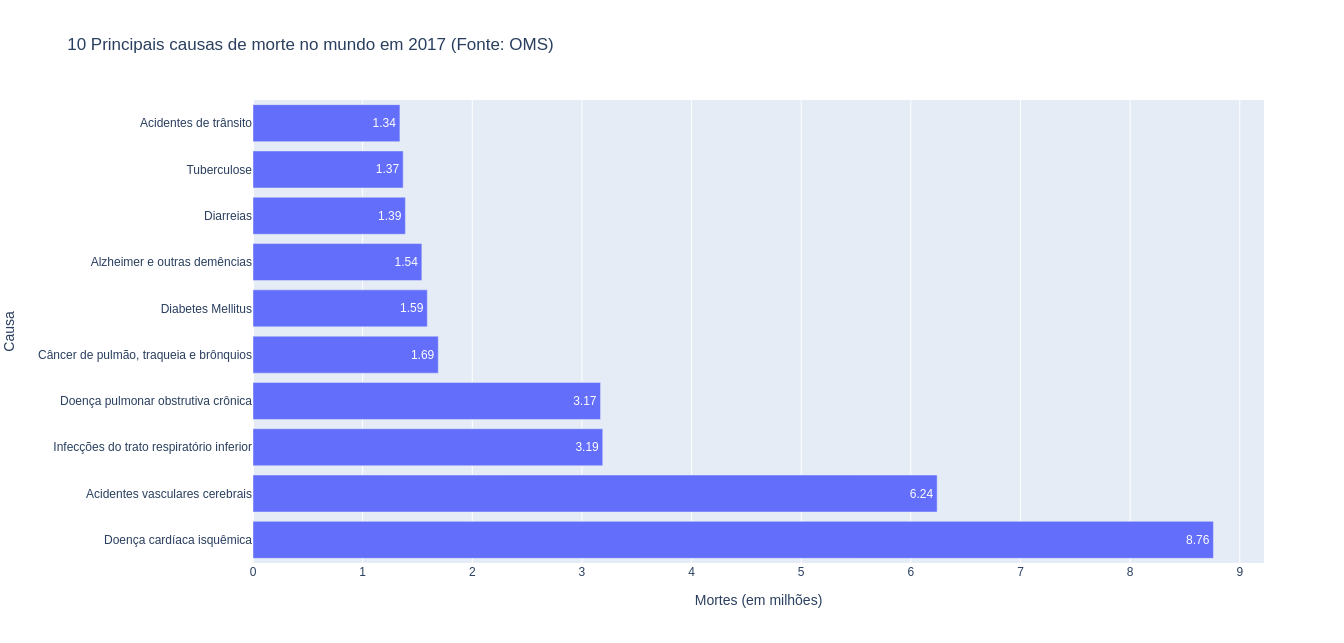

The script that drew this image:
import plotly.express as px
import pandas as pd

# Importando arquivo CSV que será usado
dataset = pd.read_csv('https://raw.githubusercontent.com/josueramalho/visualizacao-da-informacao/master/file.csv')
index = pd.Series(dataset['causa'])

# Separando dados para melhor visualização e tratamento
y_data = dataset['causa']
x_data= dataset['total_global']

# Criando o gráfico
fig = px.bar(index, x_data, y_data, orientation='h', labels={'y': 'Causa', 'x': 'Mortes (em milhões)'},
            title='10 Principais causas de morte no mundo em 2017 (Fonte: OMS)', text=x_data)
            
#Exibindo o gráfico
fig.show()
